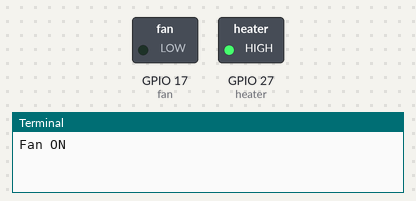
Bench run of a program on a simulated Raspberry Pi (BCM pin numbers). On the bench: switched loads named in the program (green lamp = pin HIGH), the last lines printed to the terminal. Parts the program declares active-low are drawn by pin level, so they are really on while drawn off. At 5.0 s the program stops and its outputs stay as they are.

Above: at 0.1 s.
At 2.1 s:
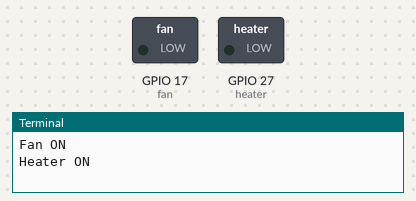
At 5.1 s:
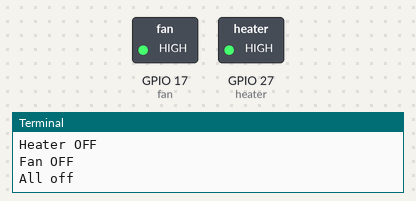
Timing chart, 0 to 6.5 s (numbered marks = the images above):
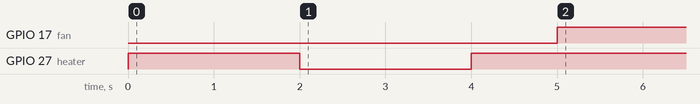

Measured:
- by itself, GPIO 17 (fan): LOW → HIGH at 5.0 s
- by itself, GPIO 27 (heater): LOW → HIGH at 0.00 s, → LOW 2.0 s later, → HIGH 2.0 s later

The program:

relay_test.py
```python
from gpiozero import OutputDevice
from time import sleep

fan = OutputDevice(17, active_high=False, initial_value=False)
heater = OutputDevice(27, active_high=False, initial_value=False)

try:
    print("Fan ON");    fan.on();    sleep(2)
    print("Heater ON"); heater.on(); sleep(2)
    print("Heater OFF"); heater.off(); sleep(1)
    print("Fan OFF");   fan.off()
finally:
    heater.off()
    fan.off()
    print("All off")
```
